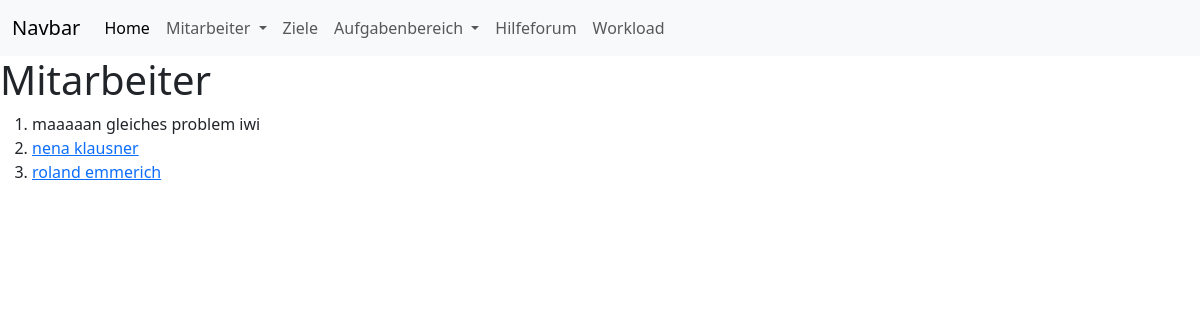
Before: /alle_mitarbeiter/ with the older database file.
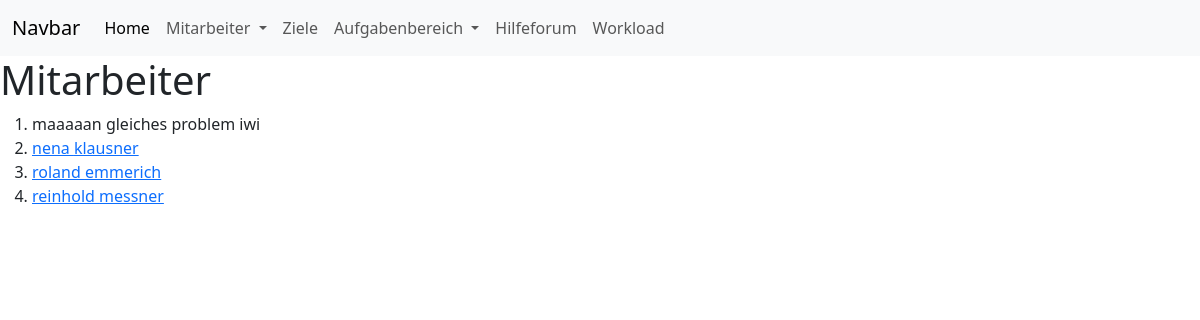
After: the same page with the newer database file.
### mitarbeiter/models.py (models this page shows, shortened)
class Mitarbeiter(models.Model):
    vorname = models.CharField(max_length=30)
    nachname = models.CharField(max_length=30)
    profilbild = models.ImageField(upload_to='images/')  # 'images/' is the upload directory --> in settings.py muss dafür MEDIA_ROOT und MEDIA_URL angelegt werden --> außerdem muss dafür pillow zur venv heruntergeladen werden = eine library, die image processing capabilities bietet

### mitarbeiter/views.py (the view)
# urls.py: path('', include('mitarbeiter.urls')),
def mitarbeiter(request):
    alle_mitarbeiter = Mitarbeiter.objects.all().values()           #Objekt mit allen Werten des Member-models wird erstellt
    context = {
        'alle_mitarbeiter' : alle_mitarbeiter,
    }
    return render(request,'alle_mitarbeiter.html', context)

### mitarbeiter/templates/alle_mitarbeiter.html (shortened to what this page needs)
<!DOCTYPE html>
<html lang="en">
<head>
    {% load bootstrap5 %}
    {% bootstrap_css %}
</head>
<body>
<nav class="navbar navbar-expand-lg bg-body-tertiary">
  <div class="container-fluid">
    <a class="navbar-brand" href="#">Navbar</a>
    <div class="collapse navbar-collapse" id="navbarNavDropdown">
      <ul class="navbar-nav">
        <li class="nav-item">
          <a class="nav-link active" aria-current="page" href="#">Home</a>
        </li>
        <li class="nav-item dropdown">
          <a class="nav-link dropdown-toggle" href="#" role="button" data-bs-toggle="dropdown" aria-expanded="false">
            Mitarbeiter
          </a>
        <li class="nav-item">
          <a class="nav-link" href="#">Ziele</a>
        </li>
        <li class="nav-item dropdown">
          <a class="nav-link dropdown-toggle" href="#" role="button" data-bs-toggle="dropdown" aria-expanded="false">
            Aufgabenbereich
          </a>
            </li>
          </ul>
          <li class="nav-item">
            <a class="nav-link" href="#">Hilfeforum</a>
          </li>
        <li class="nav-item">
          <a class="nav-link" href="#">Workload</a>
        </li>
    </div>
  </div>
</nav>
<h1>Mitarbeiter</h1>
<ol>
  <li>maaaaan gleiches problem iwi</li>
    {% for x in alle_mitarbeiter %}
      <li><a href="details/{{ x.id }}">{{ x.vorname }} {{ x.nachname }}</a></li>
    {% endfor %}
  </ol>
</body>
</html>

Changed rows visible on the page:
added Mitarbeiter: vorname "reinhold", nachname "messner"
